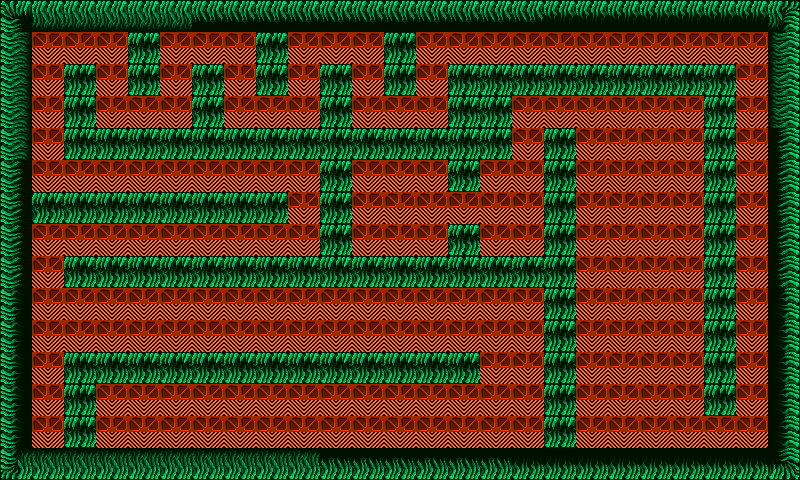

Below is a game level as drawn by its tile map, then a one-line description and the .tmx that defines it (tile-layer data replaced by summaries):
An orthogonal 25x15 tile map with 32x32 px tiles, 1 tile layer (Tiles), 2 tilesets and 67 objects.

<map version="1.0" orientation="orthogonal" width="25" height="15" tilewidth="32" tileheight="32">
 <tileset firstgid="1" name="Tiles" tilewidth="32" tileheight="32">
  <image source="../tiles/Tiles.png" width="128" height="128" />
 </tileset>
 <tileset firstgid="17" name="Tiles2" tilewidth="32" tileheight="32">
  <image source="../tiles/Tiles2.PNG" width="768" height="416" />
 </tileset>
 <layer name="Tiles" width="25" height="15">
  <data>[375 cells, 375 non-empty, 18 distinct tile ids]</data>
 </layer>
 <objectgroup name="Objects" width="25" height="15">
  <object x="0" y="32" width="32" height="416">
   <properties>
    <property name="name" value="wall" />
   </properties>
  </object>
  <object x="0" y="448" width="800" height="32">
   <properties>
    <property name="name" value="wall" />
   </properties>
  </object>
  <object x="768" y="32" width="32" height="416">
   <properties>
    <property name="name" value="wall" />
   </properties>
  </object>
  <object gid="2" x="352" y="192">
   <properties>
    <property name="name" value="ship" />
   </properties>
  </object>
  <object gid="3" x="384" y="192">
   <properties>
    <property name="name" value="ship" />
   </properties>
  </object>
  <object gid="4" x="416" y="192">
   <properties>
    <property name="name" value="ship" />
   </properties>
  </object>
  <object gid="6" x="352" y="224">
   <properties>
    <property name="name" value="ship" />
   </properties>
  </object>
  <object gid="7" x="384" y="224">
   <properties>
    <property name="name" value="ship" />
   </properties>
  </object>
  <object gid="8" x="416" y="224">
   <properties>
    <property name="name" value="ship" />
   </properties>
  </object>
  <object gid="10" x="352" y="256">
   <properties>
    <property name="name" value="ship" />
   </properties>
  </object>
  <object gid="11" x="384" y="256">
   <properties>
    <property name="name" value="ship" />
   </properties>
  </object>
  <object gid="12" x="416" y="256">
   <properties>
    <property name="name" value="ship" />
   </properties>
  </object>
  <object x="0" y="0" width="800" height="32">
   <properties>
    <property name="name" value="wall" />
   </properties>
  </object>
  <object gid="13" x="448" y="224">
   <properties>
    <property name="name" value="lock" />
    <property name="pair" value="1" />
   </properties>
  </object>
  <object gid="14" x="96" y="416">
   <properties>
    <property name="name" value="key" />
    <property name="pair" value="1" />
   </properties>
  </object>
  <object gid="13" x="512" y="160">
   <properties>
    <property name="name" value="lock" />
    <property name="pair" value="2" />
   </properties>
  </object>
  <object gid="14" x="640" y="192">
   <properties>
    <property name="name" value="key" />
    <property name="pair" value="2" />
   </properties>
  </object>
  <object gid="9" x="64" y="352">
   <properties>
    <property name="name" value="food" />
   </properties>
  </object>
  <object gid="9" x="224" y="352">
   <properties>
    <property name="name" value="food" />
   </properties>
  </object>
  <object gid="9" x="384" y="352">
   <properties>
    <property name="name" value="food" />
   </properties>
  </object>
  <object gid="9" x="480" y="416">
   <properties>
    <property name="name" value="food" />
   </properties>
  </object>
  <object gid="9" x="320" y="416">
   <properties>
    <property name="name" value="food" />
   </properties>
  </object>
  <object gid="9" x="160" y="416">
   <properties>
    <property name="name" value="food" />
   </properties>
  </object>
  <object gid="9" x="160" y="448">
   <properties>
    <property name="name" value="food" />
   </properties>
  </object>
  <object gid="9" x="320" y="448">
   <properties>
    <property name="name" value="food" />
   </properties>
  </object>
  <object gid="9" x="480" y="448">
   <properties>
    <property name="name" value="food" />
   </properties>
  </object>
  <object gid="9" x="512" y="320">
   <properties>
    <property name="name" value="food" />
   </properties>
  </object>
  <object gid="9" x="352" y="320">
   <properties>
    <property name="name" value="food" />
   </properties>
  </object>
  <object gid="9" x="192" y="320">
   <properties>
    <property name="name" value="food" />
   </properties>
  </object>
  <object gid="9" x="32" y="320">
   <properties>
    <property name="name" value="food" />
   </properties>
  </object>
  <object gid="9" x="128" y="256">
   <properties>
    <property name="name" value="food" />
   </properties>
  </object>
  <object gid="9" x="288" y="256">
   <properties>
    <property name="name" value="food" />
   </properties>
  </object>
  <object gid="9" x="192" y="192">
   <properties>
    <property name="name" value="food" />
   </properties>
  </object>
  <object gid="9" x="32" y="192">
   <properties>
    <property name="name" value="food" />
   </properties>
  </object>
  <object gid="9" x="64" y="64">
   <properties>
    <property name="name" value="food" />
   </properties>
  </object>
  <object gid="9" x="160" y="128">
   <properties>
    <property name="name" value="food" />
   </properties>
  </object>
  <object gid="9" x="224" y="96">
   <properties>
    <property name="name" value="food" />
   </properties>
  </object>
  <object gid="9" x="288" y="64">
   <properties>
    <property name="name" value="food" />
   </properties>
  </object>
  <object gid="9" x="384" y="128">
   <properties>
    <property name="name" value="food" />
   </properties>
  </object>
  <object gid="9" x="480" y="64">
   <properties>
    <property name="name" value="food" />
   </properties>
  </object>
  <object gid="9" x="640" y="64">
   <properties>
    <property name="name" value="food" />
   </properties>
  </object>
  <object gid="9" x="736" y="128">
   <properties>
    <property name="name" value="food" />
   </properties>
  </object>
  <object gid="9" x="736" y="288">
   <properties>
    <property name="name" value="food" />
   </properties>
  </object>
  <object gid="9" x="736" y="448">
   <properties>
    <property name="name" value="food" />
   </properties>
  </object>
  <object gid="9" x="576" y="448">
   <properties>
    <property name="name" value="food" />
   </properties>
  </object>
  <object gid="9" x="576" y="288">
   <properties>
    <property name="name" value="food" />
   </properties>
  </object>
  <object gid="9" x="672" y="224">
   <properties>
    <property name="name" value="food" />
   </properties>
  </object>
  <object gid="9" x="608" y="128">
   <properties>
    <property name="name" value="food" />
   </properties>
  </object>
  <object gid="9" x="512" y="192">
   <properties>
    <property name="name" value="food" />
   </properties>
  </object>
  <object x="64" y="352" width="416" height="32">
   <properties>
    <property name="name" value="wall" />
   </properties>
  </object>
  <object x="64" y="256" width="480" height="32">
   <properties>
    <property name="name" value="wall" />
   </properties>
  </object>
  <object x="32" y="192" width="256" height="32">
   <properties>
    <property name="name" value="wall" />
   </properties>
  </object>
  <object x="64" y="128" width="448" height="32">
   <properties>
    <property name="name" value="wall" />
   </properties>
  </object>
  <object x="448" y="64" width="288" height="32">
   <properties>
    <property name="name" value="wall" />
   </properties>
  </object>
  <object x="448" y="224" width="32" height="32">
   <properties>
    <property name="name" value="wall" />
   </properties>
  </object>
  <object x="448" y="160" width="32" height="32">
   <properties>
    <property name="name" value="wall" />
   </properties>
  </object>
  <object x="320" y="160" width="32" height="96">
   <properties>
    <property name="name" value="wall" />
   </properties>
  </object>
  </objectgroup>
</map>
<!-- 10 of 67 objects omitted -->
